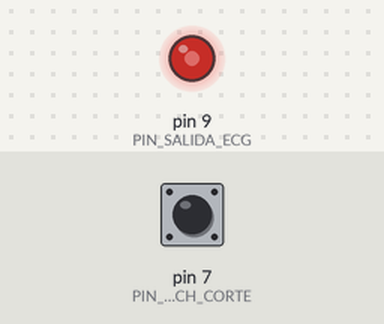
Recording of a sketch running on a simulated Arduino Uno, built with avr-gcc and run on an emulated ATmega328P. On the bench: output pins drawn as LEDs (lit = HIGH). The test bench sets the inputs (shaded band); at power-on: pin 7 (PIN_SWITCH_CORTE) LOW. What the sketch prints to the serial monitor is not drawn.

Above: at 1.2 s.
1.3 s: pin 7 (PIN_SWITCH_CORTE) pulled HIGH for 1 s
3.8 s: pin 7 (PIN_SWITCH_CORTE) driven HIGH
At 4.25 s:
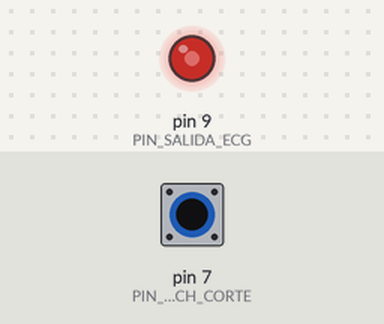
6.8 s: pin 7 (PIN_SWITCH_CORTE) driven LOW
8.3 s: pin 7 (PIN_SWITCH_CORTE) driven HIGH
At 8.58 s:
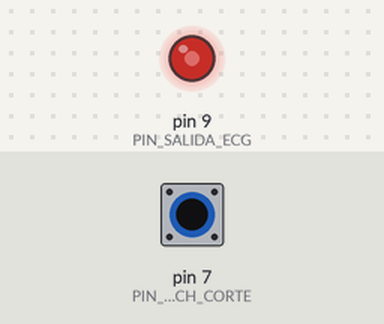
Timing chart, 0 to 12.3 s (numbered marks = the images above; inputs shaded):
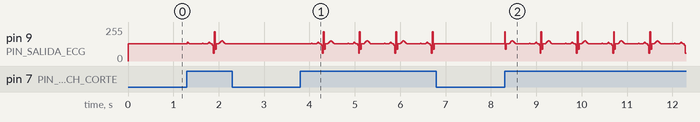

Measured:
- after the input at 6.8 s, pin 9 (PIN_SALIDA_ECG): stops changing and stays 128/255

The sketch:

simulador-ecg-arduino.ino
```cpp
// =====================================================
//  Core CPR - Simulador de ECG (Arduino Uno)
//  Estado: Fase 3 - T3.2 boton/switch para cortar y reanudar la senal
//
//  Este Arduino NO es parte del dispositivo de RCP. Es un aparato
//  aparte que "finge" el corazon del maniqui, generando una senal
//  parecida a un latido real para probar el resto del sistema.
// =====================================================

const int PIN_SALIDA_ECG = 9;            // pin PWM: futura entrada al AD8232 (T3.3)
const int PIN_SWITCH_CORTE = 7;          // interruptor: corta y reanuda la senal a mano
const int FRECUENCIA_CARDIACA_BPM = 75;  // latidos por minuto simulados (reposo normal)
const int VALOR_LINEA_PLANA = 128;       // "sin actividad": linea de base, sin latido

// Forma de UN latido (P-QRS-T), muestreada en puntos con valores 0-255 (PWM):
// - onda P: bultito chico (aviso de que viene un latido)
// - complejo QRS: pico agudo y alto (lo mas caracteristico del ECG)
// - onda T: onda ancha y suave
// - el resto: linea de base plana, hasta que empieza el proximo latido
const int FORMA_LATIDO[] = {
  128, 130, 132, 130, 128, 128, 128, 128,             // linea de base
  135, 140, 135, 128,                                  // onda P
  128, 120, 60, 220, 90, 128, 128,                     // complejo QRS
  128, 132, 140, 148, 152, 148, 140, 132, 128,         // onda T
  128, 128, 128, 128, 128, 128, 128, 128, 128, 128, 128, 128  // linea de base
};
const int CANTIDAD_MUESTRAS = sizeof(FORMA_LATIDO) / sizeof(FORMA_LATIDO[0]);

bool habiaCorte = false;   // para avisar SOLO cuando cambia el estado del switch

void setup() {
  Serial.begin(115200);
  pinMode(PIN_SALIDA_ECG, OUTPUT);
  pinMode(PIN_SWITCH_CORTE, INPUT_PULLUP);
  Serial.println("Simulador de ECG iniciado. Abre el Serial Plotter para ver la onda.");
}

void loop() {
  // Con INPUT_PULLUP, el pin da LOW cuando el switch conecta a GND (corte activo).
  bool corteActivo = (digitalRead(PIN_SWITCH_CORTE) == LOW);

  if (corteActivo != habiaCorte) {
    if (corteActivo) {
      Serial.println("=== CORTE MANUAL: senal detenida (simula paro) ===");
    } else {
      Serial.println("=== SENAL REANUDADA (simula recuperacion) ===");
    }
    habiaCorte = corteActivo;
  }

  int valor;
  if (corteActivo) {
    valor = VALOR_LINEA_PLANA;   // linea plana: sin actividad electrica
  } else {
    unsigned long duracionLatidoMs = 60000UL / FRECUENCIA_CARDIACA_BPM;
    unsigned long tiempoEnCiclo = millis() % duracionLatidoMs;
    int indice = (tiempoEnCiclo * CANTIDAD_MUESTRAS) / duracionLatidoMs;
    valor = FORMA_LATIDO[indice];
  }

  analogWrite(PIN_SALIDA_ECG, valor);
  Serial.println(valor);

  delay(5);   // ~200 muestras por segundo: suficiente para ver bien la forma
}
```
